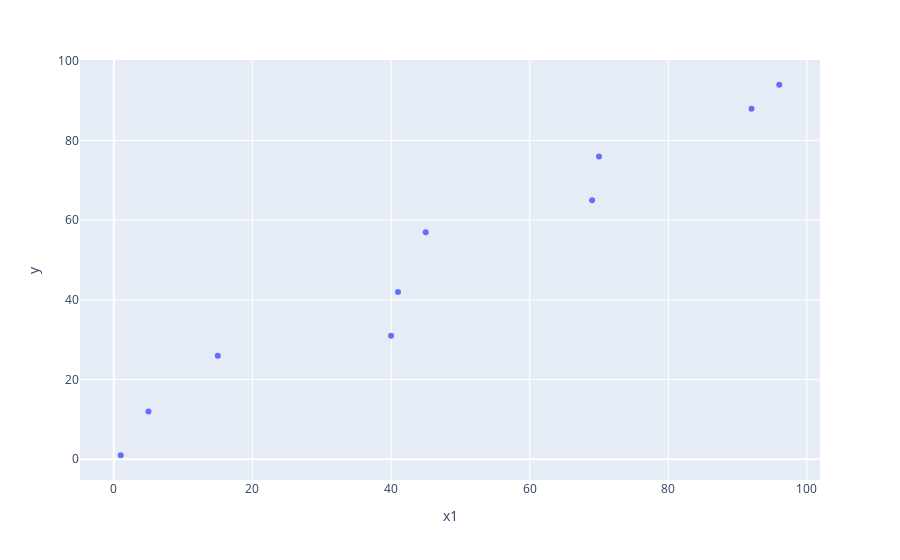

Source (notebook cell):
### Markdown cell above
Plot Data:

### Code cell
tmp = pd.DataFrame({'x1': (np.asarray(x[:,0])).flatten(),
                    'y': (np.asarray(y)).flatten()})

fig = px.scatter(tmp, x="x1", y="y")
fig.show()

### Figure 1 — Plotly figure (JSON) as saved in the notebook; plotly's stock layout.template omitted (floating-point values rounded to 4 significant figures)
{"data": [{"hovertemplate": "x1=%{x}<br>y=%{y}<extra></extra>", "legendgroup": "", "marker": {"color": "#636efa", "symbol": "circle"}, "mode": "markers", "name": "", "orientation": "v", "showlegend": false, "type": "scatter", "x": [1, 5, 15, 40, 41, 45, 69, 70, 92, 96], "xaxis": "x", "y": [1, 12, 26, 31, 42, 57, 65, 76, 88, 94], "yaxis": "y"}], "layout": {"autosize": true, "legend": {"tracegroupgap": 0}, "margin": {"t": 60}, "xaxis": {"anchor": "y", "autorange": true, "domain": [0, 1], "range": [-5.667, 102.7], "title": {"text": "x1"}, "type": "linear"}, "yaxis": {"anchor": "x", "autorange": true, "domain": [0, 1], "range": [-6.201, 101.2], "title": {"text": "y"}, "type": "linear"}}}
